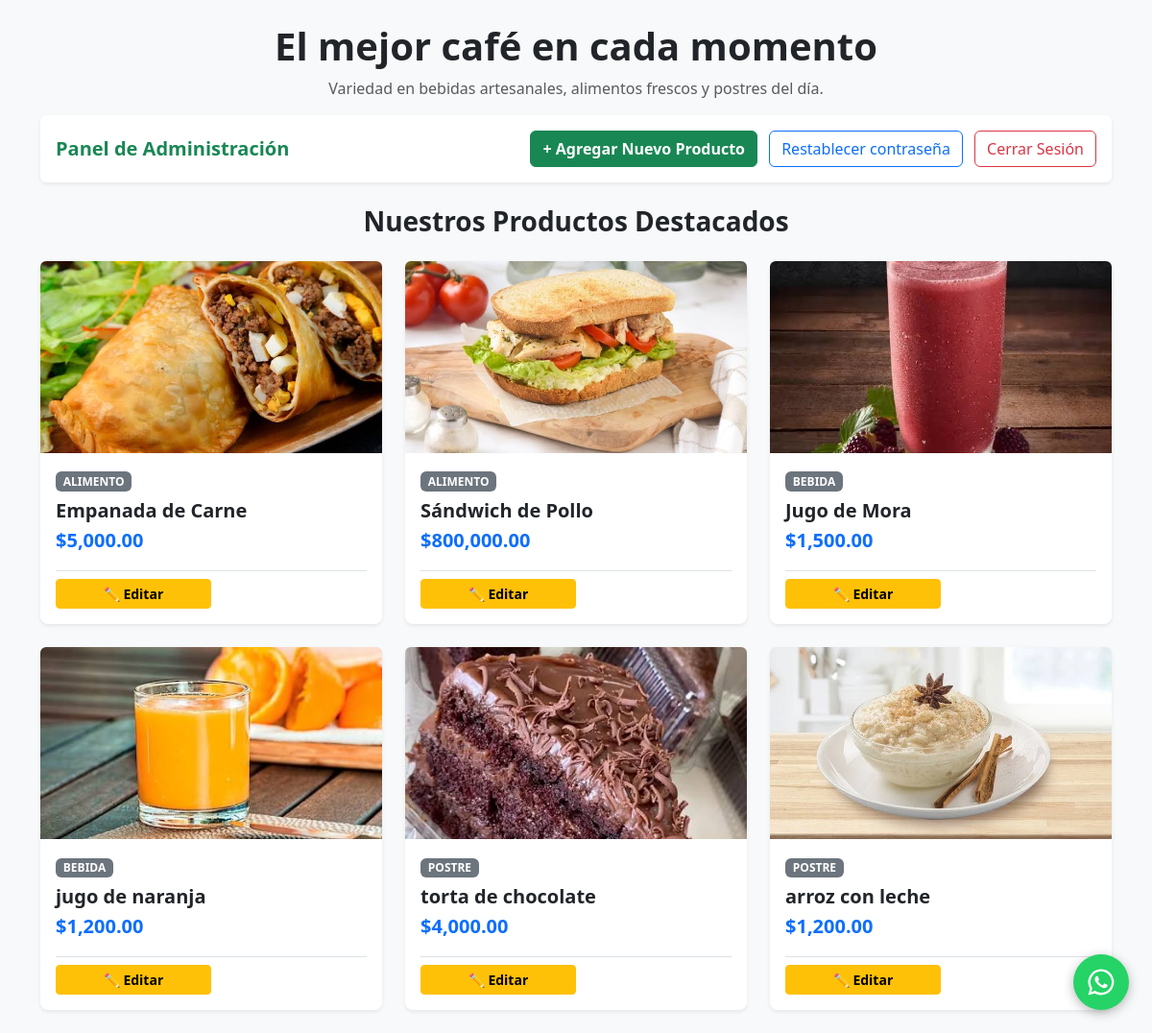
The app's page /admin.php (signed in) with its own data.
### tables this page shows
CREATE TABLE `productos` (
  `id` int NOT NULL,
  `nombre` varchar(100) NOT NULL,
  `categoria` enum('alimento','postre','bebida') NOT NULL,
  `precio` decimal(10,2) NOT NULL,
  `imagen` varchar(60) NOT NULL,
  `estado` enum('activo','inactivo') DEFAULT 'activo'
);

### admin.php (the view, shortened to what this page needs)
<?php
include("config/conexion.php");
$sql = "SELECT * FROM productos";
$resultado = $conexion->query($sql);
?>
<!DOCTYPE html>
<html lang="es">
<head>
    <link href="js/bootstrap.min.css" rel="stylesheet">
    <link href="css/bootstrap.min.css" rel="stylesheet">
</head>
<body class="bg-light">
    <div class="container py-4">
        <div class="text-center mb-4">
            <h1 class="fw-bold">El mejor café en cada momento</h1>
            <p class="text-muted">Variedad en bebidas artesanales, alimentos frescos y postres del día.</p>
            <div class="d-flex justify-content-between align-items-center mt-3 p-3 bg-white shadow-sm rounded">
                <span class="fs-5 fw-bold text-success">Panel de Administración</span>
                <div>
                    <a href="crud/crear.php" class="btn btn-success fw-bold me-2">+ Agregar Nuevo Producto</a>
                    <a href="admin_restablecer_contrasena.php" class="btn btn-outline-primary me-2">Restablecer contraseña</a>
                    <a href="login.php?logout=1" class="btn btn-outline-danger">Cerrar Sesión</a>
                </div>
            </div>
        </div>
        <h3 class="text-center mb-4 fw-bold">Nuestros Productos Destacados</h3>
        <div class="row row-cols-1 row-cols-md-3 g-4">
            <?php while ($fila = $resultado->fetch_assoc()) { ?>
                <div class="col">
                    <div class="card h-100 shadow-sm border-0 rounded-3">
                        <?php if (!empty($fila['imagen'])): ?>
                            <img src="images/<?php echo htmlspecialchars($fila['imagen']); ?>" class="card-img-top rounded-top" alt="<?php echo htmlspecialchars($fila['nombre']); ?>" style="height: 200px; object-fit: cover;">
                        <?php else: ?>
                            <div class="bg-secondary text-white d-flex align-items-center justify-content-center rounded-top" style="height: 200px;">
                                Sin Imagen
                            </div>
                        <?php endif; ?>
                        <div class="card-body d-flex flex-column">
                            <div>
                                <span class="badge bg-secondary text-uppercase mb-2">
                                    <?php echo htmlspecialchars($fila['categoria']); ?>
                                </span>
                            </div>
                            <h5 class="card-title fw-bold text-dark mb-1">
                                <?php echo htmlspecialchars($fila['nombre']); ?>
                            </h5>
                            <p class="card-text text-primary fw-bold fs-5 mb-3">
                                $<?php echo number_format($fila['precio'], 2); ?>
                            </p>
                            <div class="mt-auto d-flex gap-2 pt-2 border-top">
                                <a href="crud/editar.php?id=<?php echo $fila['id']; ?>" class="btn btn-warning w-50 fw-bold btn-sm">
                                    ✏️ Editar
                                </a>
                            </div>
                        </div>
                    </div>
                </div>
            <?php } ?>
        </div>
    </div>
    <?php include __DIR__ . '/includes/whatsapp.php'; ?>
</body>
</html>

### records on screen
productos: imagen (picture), categoria "ALIMENTO", nombre "Empanada de Carne", precio "5,000.00"
productos: imagen (picture), categoria "ALIMENTO", nombre "Sándwich de Pollo", precio "800,000.00"
productos: imagen (picture), categoria "BEBIDA", nombre "Jugo de Mora", precio "1,500.00"
productos: imagen (picture), categoria "BEBIDA", nombre "jugo de naranja", precio "1,200.00"
productos: imagen (picture), categoria "POSTRE", nombre "torta de chocolate", precio "4,000.00"
productos: imagen (picture), categoria "POSTRE", nombre "arroz con leche", precio "1,200.00"
